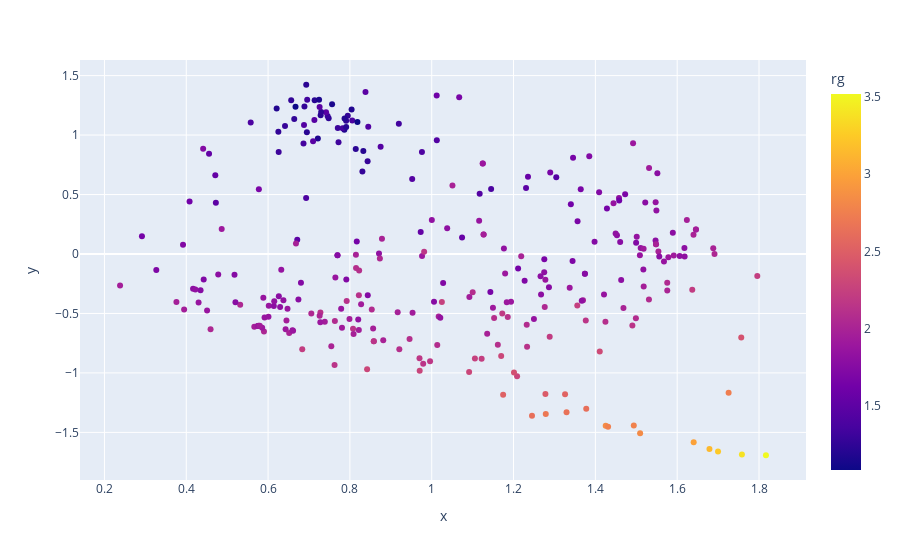

Notebook cell for this chart:
### Markdown cell above
### Third step: Visualization of conformations on the reduced 2D dimension based on the selected feature  

In this step using `dimensionality_reduction_scatter` method inside`Visualization` module we can represent the conformations in the reduced space with different labels. Original labels reflect the ensmble that each conformation belongs to. Clustering lables reflect the k-means clustering based on the best Silhouette score obtained by testing on different perplexity and K values. Finally we have the possibility to represent the conformations using global labels like *R*<sub>g</sub>, asphericity, SASA , etc. <br>

In this specific example, by focusing on the original labels plot and the density plot we can understand that how PED00157 and PED00158 conformations are similar based on Carbon alpha intera-atomic distances. The Rg labels plot demonstrates how reducing the dimensionality based on Cα (alpha carbon) distances can organize conformations from the lowest Rg (bottom left of the plot) to the highest Rg (top right of the plot). We can also acknowledge that some Random conformations (PED00156) are similar to the PED00158 and PED00157 conformation from the points of intera-atomic Cα distances. This confirms the fact that final Mixed (PED00158) ensemble contains 24% of Random pool confromations.

### Code cell
import matplotlib.pyplot as plt
plt.style.use('seaborn-white') # Set the style for the plots


ax = vis.dimensionality_reduction_scatter(color_by='rg', kde_by_ensemble=True, size=30,n_comp=2, plotly=True, cmap_lable='viridis')

for a in ax.flat:
    a.tick_params(labelsize=14)
    a.set_title(a.get_title(), fontsize=16)
    
fig = plt.gcf()  # get current figure
legend = fig.legends[0]  # assumes one figure-level legend
for text in legend.get_texts():
    text.set_fontsize(14)
legend.set_title(legend.get_title().get_text(), prop={'size': 15})

### Figure 1 — Plotly figure (JSON) as saved in the notebook; plotly's stock layout.template omitted (floating-point values rounded to 4 significant figures; data arrays with more than 128 entries replaced by an {"elided": "..."} marker saying what was removed)
{"data": [{"customdata": {"elided": "288x1 str values"}, "hovertemplate": "x=%{x}<br>y=%{y}<br>index=%{customdata[0]}<br>color=%{marker.color}<extra></extra>", "legendgroup": "", "marker": {"color": {"elided": "288 float values"}, "coloraxis": "coloraxis", "symbol": "circle"}, "mode": "markers", "name": "", "orientation": "v", "showlegend": false, "type": "scatter", "x": {"elided": "288 float values"}, "xaxis": "x", "y": {"elided": "288 float values"}, "yaxis": "y"}], "layout": {"coloraxis": {"colorbar": {"title": {"text": "rg"}}, "colorscale": [[0, "#0d0887"], [0.1111, "#46039f"], [0.2222, "#7201a8"], [0.3333, "#9c179e"], [0.4444, "#bd3786"], [0.5556, "#d8576b"], [0.6667, "#ed7953"], [0.7778, "#fb9f3a"], [0.8889, "#fdca26"], [1, "#f0f921"]]}, "legend": {"tracegroupgap": 0}, "margin": {"t": 60}, "xaxis": {"anchor": "y", "domain": [0, 1], "title": {"text": "x"}}, "yaxis": {"anchor": "x", "domain": [0, 1], "title": {"text": "y"}}}}
